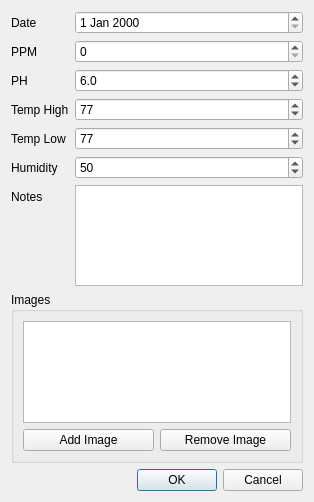
<?xml version="1.0" encoding="UTF-8"?>
<ui version="4.0">
 <class>Entry</class>
 <widget class="QDialog" name="Entry">
  <property name="geometry">
   <rect>
    <x>0</x>
    <y>0</y>
    <width>314</width>
    <height>502</height>
   </rect>
  </property>
  <property name="windowTitle">
   <string>Dialog</string>
  </property>
  <layout class="QVBoxLayout" name="verticalLayout_2">
   <item>
    <layout class="QFormLayout" name="formLayout">
     <property name="fieldGrowthPolicy">
      <enum>QFormLayout::AllNonFixedFieldsGrow</enum>
     </property>
     <item row="1" column="1">
      <widget class="QDateEdit" name="dateEdit_date"/>
     </item>
     <item row="1" column="0">
      <widget class="QLabel" name="label">
       <property name="text">
        <string>Date</string>
       </property>
      </widget>
     </item>
     <item row="2" column="0">
      <widget class="QLabel" name="label_2">
       <property name="text">
        <string>PPM</string>
       </property>
      </widget>
     </item>
     <item row="2" column="1">
      <widget class="QSpinBox" name="spinBox_ppm">
       <property name="maximum">
        <number>3000</number>
       </property>
       <property name="singleStep">
        <number>100</number>
       </property>
      </widget>
     </item>
     <item row="3" column="0">
      <widget class="QLabel" name="label_3">
       <property name="text">
        <string>PH</string>
       </property>
      </widget>
     </item>
     <item row="3" column="1">
      <widget class="QDoubleSpinBox" name="doubleSpinBox_ph">
       <property name="decimals">
        <number>1</number>
       </property>
       <property name="maximum">
        <double>14.000000000000000</double>
       </property>
       <property name="singleStep">
        <double>0.100000000000000</double>
       </property>
       <property name="value">
        <double>6.000000000000000</double>
       </property>
      </widget>
     </item>
     <item row="4" column="0">
      <widget class="QLabel" name="label_4">
       <property name="text">
        <string>Temp High</string>
       </property>
      </widget>
     </item>
     <item row="5" column="0">
      <widget class="QLabel" name="label_5">
       <property name="text">
        <string>Temp Low</string>
       </property>
      </widget>
     </item>
     <item row="6" column="0">
      <widget class="QLabel" name="label_6">
       <property name="text">
        <string>Humidity</string>
       </property>
      </widget>
     </item>
     <item row="4" column="1">
      <widget class="QSpinBox" name="tempHiBox">
       <property name="minimum">
        <number>50</number>
       </property>
       <property name="maximum">
        <number>110</number>
       </property>
       <property name="singleStep">
        <number>1</number>
       </property>
       <property name="value">
        <number>77</number>
       </property>
      </widget>
     </item>
     <item row="5" column="1">
      <widget class="QSpinBox" name="tempLoBox">
       <property name="minimum">
        <number>50</number>
       </property>
       <property name="maximum">
        <number>110</number>
       </property>
       <property name="value">
        <number>77</number>
       </property>
      </widget>
     </item>
     <item row="6" column="1">
      <widget class="QSpinBox" name="humidBox">
       <property name="value">
        <number>50</number>
       </property>
      </widget>
     </item>
     <item row="7" column="0">
      <widget class="QLabel" name="label_7">
       <property name="text">
        <string>Notes</string>
       </property>
      </widget>
     </item>
     <item row="7" column="1">
      <widget class="QPlainTextEdit" name="noteTextEdit"/>
     </item>
    </layout>
   </item>
   <item>
    <widget class="QGroupBox" name="imageGroup">
     <property name="title">
      <string>Images</string>
     </property>
     <layout class="QVBoxLayout" name="verticalLayout">
      <item>
       <widget class="QTableView" name="imageTable"/>
      </item>
      <item>
       <layout class="QHBoxLayout" name="horizontalLayout">
        <item>
         <widget class="QPushButton" name="addImageBtn">
          <property name="text">
           <string>Add Image</string>
          </property>
         </widget>
        </item>
        <item>
         <widget class="QPushButton" name="pushButton_2">
          <property name="text">
           <string>Remove Image</string>
          </property>
         </widget>
        </item>
       </layout>
      </item>
     </layout>
    </widget>
   </item>
   <item>
    <widget class="QDialogButtonBox" name="buttonBox">
     <property name="orientation">
      <enum>Qt::Horizontal</enum>
     </property>
     <property name="standardButtons">
      <set>QDialogButtonBox::Cancel|QDialogButtonBox::Ok</set>
     </property>
    </widget>
   </item>
  </layout>
 </widget>
 <resources/>
 <connections>
  <connection>
   <sender>buttonBox</sender>
   <signal>accepted()</signal>
   <receiver>Entry</receiver>
   <slot>accept()</slot>
   <hints>
    <hint type="sourcelabel">
     <x>248</x>
     <y>254</y>
    </hint>
    <hint type="destinationlabel">
     <x>157</x>
     <y>274</y>
    </hint>
   </hints>
  </connection>
  <connection>
   <sender>buttonBox</sender>
   <signal>rejected()</signal>
   <receiver>Entry</receiver>
   <slot>reject()</slot>
   <hints>
    <hint type="sourcelabel">
     <x>316</x>
     <y>260</y>
    </hint>
    <hint type="destinationlabel">
     <x>286</x>
     <y>274</y>
    </hint>
   </hints>
  </connection>
 </connections>
</ui>
